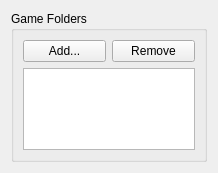
      <widget class="QWidget" name="pathsTabContents">
       <property name="geometry">
        <rect>
         <x>0</x>
         <y>0</y>
         <width>218</width>
         <height>173</height>
        </rect>
       </property>
       <layout class="QVBoxLayout" name="pathsTabLayout" stretch="0">
        <item>
         <layout class="QHBoxLayout" name="pathsTabVLayout">
          <item>
           <widget class="QGroupBox" name="gameFoldersGroupBox">
            <property name="title">
             <string>Game Folders</string>
            </property>
            <layout class="QVBoxLayout" name="verticalLayout">
             <item>
              <layout class="QHBoxLayout" name="horizontalLayout">
               <property name="topMargin">
                <number>0</number>
               </property>
               <item>
                <widget class="QPushButton" name="addFolderButton">
                 <property name="text">
                  <string>Add...</string>
                 </property>
                </widget>
               </item>
               <item>
                <widget class="QPushButton" name="removeFolderButton">
                 <property name="text">
                  <string>Remove</string>
                 </property>
                </widget>
               </item>
              </layout>
             </item>
             <item>
              <widget class="QListWidget" name="gameFoldersListWidget"/>
             </item>
            </layout>
           </widget>
          </item>
          <item>
           <spacer name="horizontalSpacer">
            <property name="orientation">
             <enum>Qt::Orientation::Horizontal</enum>
            </property>
            <property name="sizeType">
             <enum>QSizePolicy::Policy::Preferred</enum>
            </property>
            <property name="sizeHint" stdset="0">
             <size>
              <width>40</width>
              <height>20</height>
             </size>
            </property>
           </spacer>
          </item>
         </layout>
        </item>
       </layout>
      </widget>
